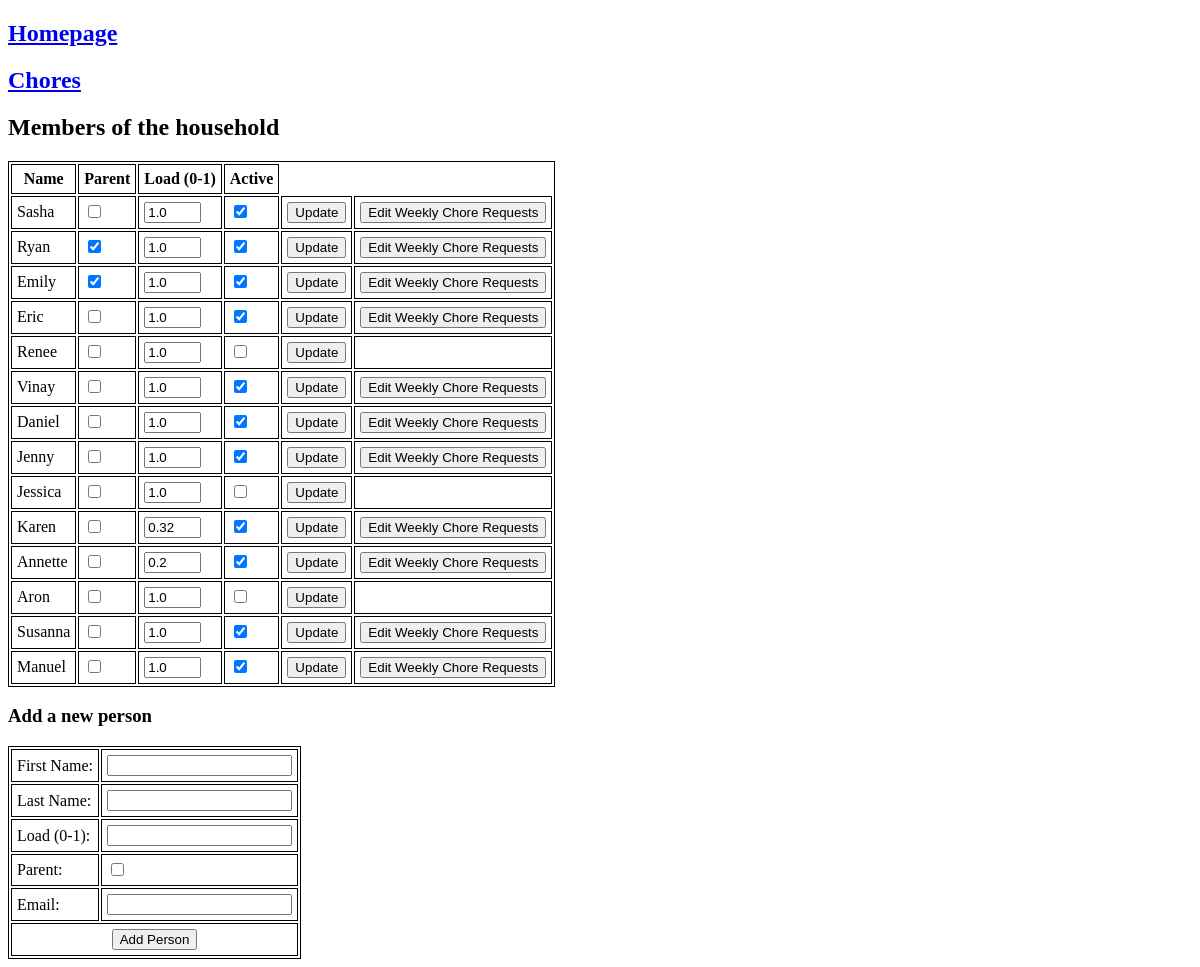
The app's page /people, older data.
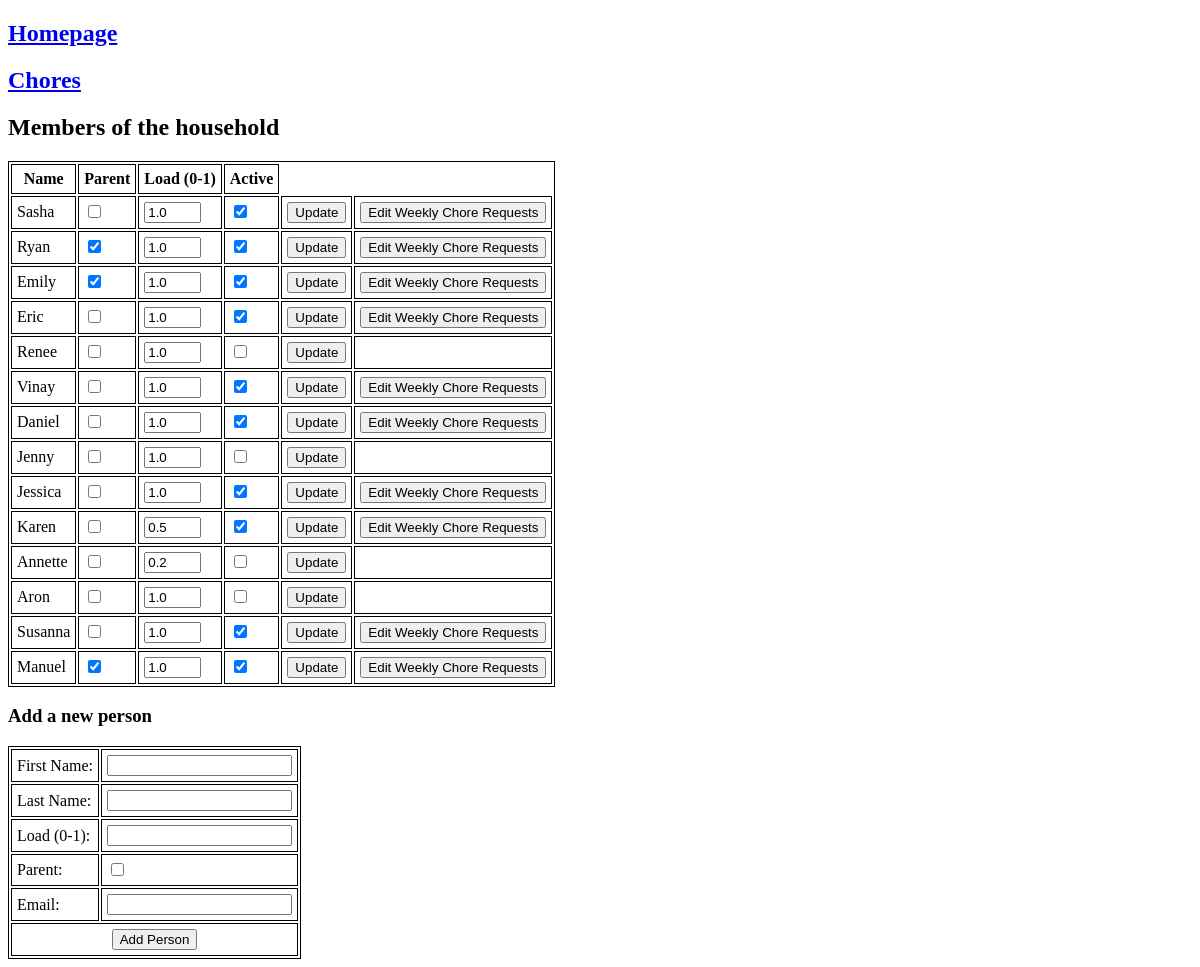
The same page, newer data.
### tables this page shows
CREATE TABLE "people" (
"id" INTEGER,
  "first_name" TEXT,
  "last_name" TEXT,
  "load_fraction" REAL,
  "parent" INTEGER,
  "active" INTEGER,
  "email" TEXT
);

### chore_chart.py (the view)
@app.route("/people")
def people():
    with sqlite3.connect(db) as con:
        people = pd.read_sql(con=con, sql="SELECT * FROM people")
    return render_template("people.html", people = people)

### templates/people.html (shortened to what this page needs)
<!doctype html>
<html>
<head>
  <link rel="stylesheet" href="{{ url_for('static', filename='style.css') }}">
</head>
<body>
  <h2><a href="/">Homepage</a></h2>
  <h2><a href="/tasks">Chores</a></h2>
  <h2>Members of the household</h2>
  <table>
    <tr>
      <th>Name</th>
      <th>Parent</th>
      <th>Load (0-1)</th>
      <th>Active</th>
    </tr>
    {% for person in people.itertuples() %}
    <tr>
      <td>{{person.first_name}}</td>
      <form method="POST" action="{{ url_for('update_person') }}">
	<td>
	  <input type="checkbox" name="parent" {{"checked" if person.parent else ""}}/>
	</td>
	<td>
	  <input type="text" name="frac" size="4" value="{{ person.load_fraction }}"/>
	</td>
	<td>
	  <input type="checkbox" name="active" {{"checked" if person.active else ""}}/>
	</td>
	<td>
	  <button type="sumbit">Update</button>
	</td>
      </form>
      <td>
	{% if person.active %}
	<form method="GET" action="{{ url_for('requests', person_id = person.id) }}">
	  <button type="sumbit">Edit Weekly Chore Requests</button>
	</form>
	{% endif %}
      </td>
    </tr>
    {% endfor %}
  </table>
  <h3>Add a new person</h3>
  <form method="POST" action="{{ url_for('add_person') }}">
    <table>
      <tr>
	<td><label for="first_name">First Name:</label></td>
	<td><input type="text" id="first_name" name="first_name"></input></td>
      </tr>
      <tr>
	<td><label for="last_name">Last Name:</label></td>
	<td><input type="text" id="last_name" name="last_name"></input></td>
      </tr>
      <tr>
	<td><label for="frac">Load (0-1):</label></td>
	<td><input type="text" id="frac" name="frac"></input></td>
      </tr>
      <tr>
	<td><label for="parent">Parent:</label></td>
	<td><input type="checkbox" id="parent" name="parent"></input></td>
      </tr>
      <tr>
	<td><label for="email">Email:</label></td>
	<td><input type="text" id="email" name="email"></input></td>
      </tr>
      <tr>
	<td colspan="2" class="center-text">
	  <input type="submit" value="Add Person">
	</td>
      </tr>
    </table>
  </form>
</body>
</html>

### static/style.css (style rules this page uses)
table, th, td { border: 1px solid; }
th, td { padding: 5px; }
.center-text { text-align: center; }

Row changes from the older to the newer data that the page shows:
changed people "Jenny": active "☑" → "☐"; no longer shows "Edit Weekly Chore Requests"
changed people "Jessica": active "☐" → "☑"; now shows "Edit Weekly Chore Requests"
changed people "Karen": frac "0.32" → "0.5"
changed people "Annette": active "☑" → "☐"; no longer shows "Edit Weekly Chore Requests"
changed people "Manuel": parent "☐" → "☑"
